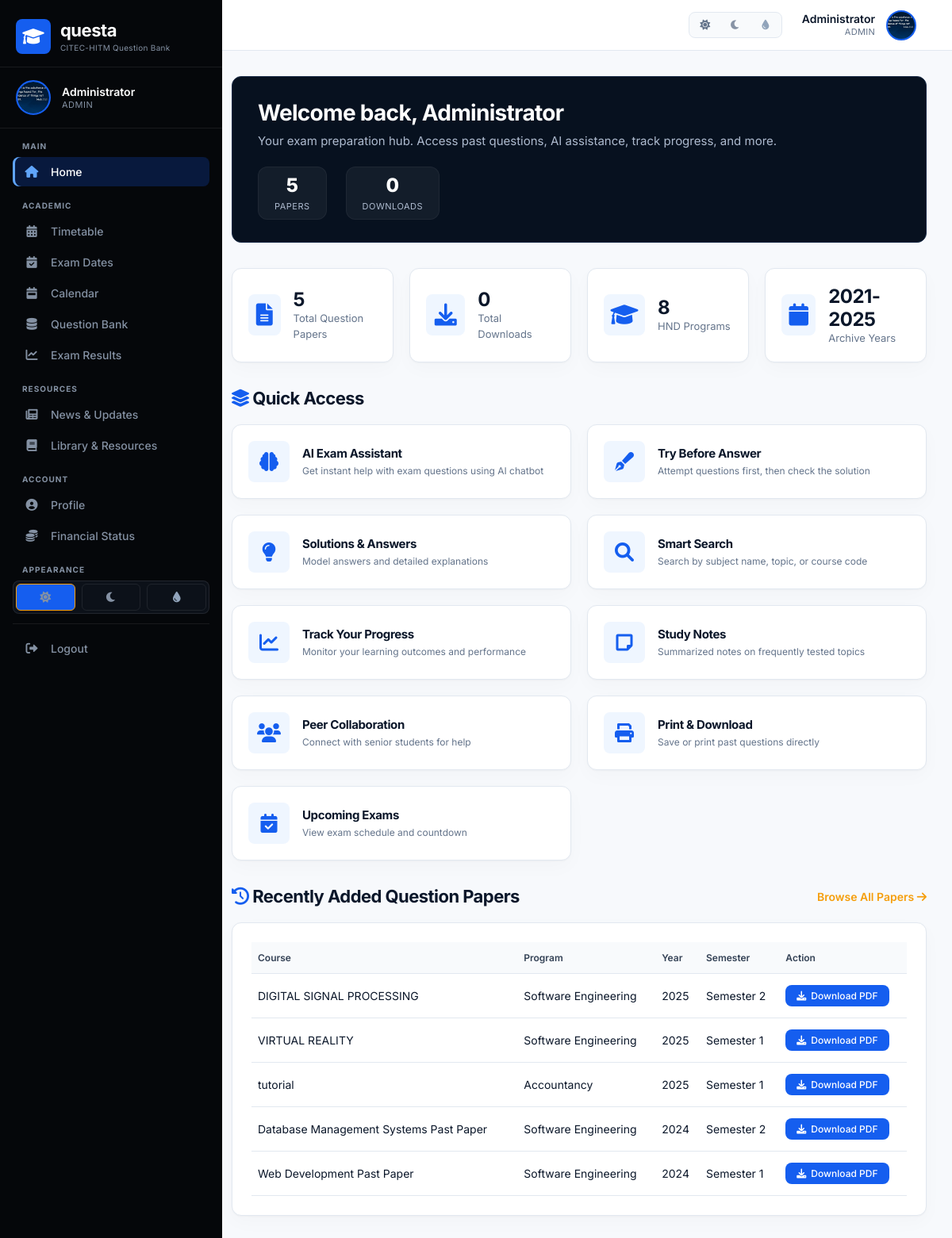
/dashboard.php (signed in), run on the app's committed database.
### tables this page shows
CREATE TABLE `users` (
  `id` int(11) NOT NULL,
  `name` varchar(100) NOT NULL,
  `email` varchar(100) NOT NULL,
  `password` varchar(255) NOT NULL,
  `role` enum('admin','lecturer','student') DEFAULT 'student',
  `matricule` varchar(50) DEFAULT NULL,
  `department_id` int(11) DEFAULT NULL,
  `avatar` varchar(255) DEFAULT NULL,
  `created_at` datetime DEFAULT current_timestamp()
);

CREATE TABLE `question_papers` (
  `id` int(11) NOT NULL,
  `title` varchar(255) NOT NULL,
  `course_id` int(11) NOT NULL,
  `year` varchar(10) NOT NULL,
  `semester` varchar(10) NOT NULL,
  `file_path` varchar(500) NOT NULL,
  `solution_file_path` varchar(500) DEFAULT NULL,
  `has_answer` tinyint(4) DEFAULT 0,
  `tags` varchar(500) DEFAULT NULL,
  `notes` text DEFAULT NULL,
  `uploaded_by` int(11) NOT NULL,
  `upload_date` datetime DEFAULT current_timestamp(),
  `downloads` int(11) DEFAULT 0
);

CREATE TABLE `departments` (
  `id` int(11) NOT NULL,
  `name` varchar(100) NOT NULL,
  `abbreviation` varchar(10) DEFAULT NULL,
  `icon` varchar(50) DEFAULT NULL
);

### includes/config.php (called while the page is built, shortened)
<?php
function getCurrentUser($pdo) {
    try {
        $stmt = $pdo->prepare("SELECT * FROM users WHERE id = ?");
        $stmt->execute([$_SESSION['user_id']]);
        return $stmt->fetch();
    } catch (PDOException $e) {
        return null;
    }
}

### dashboard.php (the view, shortened to what this page needs)
<?php
require_once 'includes/config.php';
$paperCount = $pdo->query("SELECT COUNT(*) FROM question_papers")->fetchColumn();
$downloadCount = $pdo->query("SELECT SUM(downloads) FROM question_papers")->fetchColumn();
$programCount = $pdo->query("SELECT COUNT(*) FROM departments")->fetchColumn();
$recentPapers = $pdo->query("
    SELECT qp.*, c.name as course_name, d.name as department_name
    FROM question_papers qp
    JOIN courses c ON qp.course_id = c.id
    JOIN departments d ON c.department_id = d.id
    ORDER BY qp.upload_date DESC LIMIT 5
")->fetchAll();
include 'includes/header.php';
include 'includes/sidebar.php';
?>
<div class="main-content">
    <div class="welcome-banner">
        <div class="welcome-text">
            <h1>Welcome back, <?php echo htmlspecialchars($currentUser['name']); ?></h1>
            <p>Your exam preparation hub. Access past questions, AI assistance, track progress, and more.</p>
        </div>
        <div class="welcome-stats">
            <div class="mini-stat">
                <span class="mini-number"><?php echo $paperCount ?: 0; ?></span>
                <span class="mini-label">Papers</span>
            </div>
            <div class="mini-stat">
                <span class="mini-number"><?php echo number_format($downloadCount ?: 0); ?></span>
                <span class="mini-label">Downloads</span>
            </div>
        </div>
    </div>
    <div class="stats-grid">
        <div class="stat-card">
            <div class="stat-icon" style="background: #dbeafe; color: #2563eb;">
                <i class="fas fa-file-alt"></i>
            </div>
            <div class="stat-info">
                <h3><?php echo $paperCount ?: 0; ?></h3>
                <p>Total Question Papers</p>
            </div>
        </div>
        <div class="stat-card">
            <div class="stat-icon" style="background: #d1fae5; color: #059669;">
                <i class="fas fa-download"></i>
            </div>
            <div class="stat-info">
                <h3><?php echo number_format($downloadCount ?: 0); ?></h3>
                <p>Total Downloads</p>
            </div>
        </div>
        <div class="stat-card">
            <div class="stat-icon" style="background: #fef3c7; color: #d97706;">
                <i class="fas fa-graduation-cap"></i>
            </div>
            <div class="stat-info">
                <h3><?php echo $programCount ?: 0; ?></h3>
                <p>HND Programs</p>
            </div>
        </div>
        <div class="stat-card">
            <div class="stat-icon" style="background: #fce7f3; color: #db2777;">
                <i class="fas fa-calendar"></i>
            </div>
            <div class="stat-info">
                <h3>2021-2025</h3>
                <p>Archive Years</p>
            </div>
        </div>
    </div>
    <div class="section-header">
        <h2><i class="fas fa-layer-group"></i> Quick Access</h2>
    </div>
    <div class="features-grid">
        <a href="chatbot.php" class="feature-card">
            <div class="feature-icon" style="background: #fef3c7;"><i class="fas fa-brain" style="color: #d97706;"></i></div>
            <div class="feature-content">
                <h4>AI Exam Assistant</h4>
                <p>Get instant help with exam questions using AI chatbot</p>
            </div>
        </a>
        <a href="question-bank.php" class="feature-card">
            <div class="feature-icon" style="background: #e0e7ff;"><i class="fas fa-pen-fancy" style="color: #4f46e5;"></i></div>
            <div class="feature-content">
                <h4>Try Before Answer</h4>
                <p>Attempt questions first, then check the solution</p>
            </div>
        </a>
        <a href="question-bank.php" class="feature-card">
            <div class="feature-icon" style="background: #d1fae5;"><i class="fas fa-lightbulb" style="color: #059669;"></i></div>
            <div class="feature-content">
                <h4>Solutions &amp; Answers</h4>
                <p>Model answers and detailed explanations</p>
            </div>
        </a>
        <a href="question-bank.php" class="feature-card">
            <div class="feature-icon" style="background: #fce7f3;"><i class="fas fa-search" style="color: #db2777;"></i></div>
            <div class="feature-content">
                <h4>Smart Search</h4>
                <p>Search by subject name, topic, or course code</p>
            </div>
        </a>
        <a href="#" class="feature-card">
            <div class="feature-icon" style="background: #ede9fe;"><i class="fas fa-chart-line" style="color: #7c3aed;"></i></div>
            <div class="feature-content">
                <h4>Track Your Progress</h4>
                <p>Monitor your learning outcomes and performance</p>
            </div>
        </a>
        <a href="#" class="feature-card">
            <div class="feature-icon" style="background: #fef3c7;"><i class="fas fa-sticky-note" style="color: #b45309;"></i></div>
            <div class="feature-content">
                <h4>Study Notes</h4>
                <p>Summarized notes on frequently tested topics</p>
            </div>
        </a>
        <a href="#" class="feature-card">
            <div class="feature-icon" style="background: #dbeafe;"><i class="fas fa-users" style="color: #2563eb;"></i></div>
            <div class="feature-content">
                <h4>Peer Collaboration</h4>
                <p>Connect with senior students for help</p>
            </div>
        </a>
        <a href="question-bank.php" class="feature-card">
            <div class="feature-icon" style="background: #e0e7ff;"><i class="fas fa-print" style="color: #4338ca;"></i></div>
            <div class="feature-content">
                <h4>Print &amp; Download</h4>
                <p>Save or print past questions directly</p>
            </div>
        </a>
        <a href="exam-dates.php" class="feature-card">
            <div class="feature-icon" style="background: #fee2e2;"><i class="fas fa-calendar-check" style="color: #dc2626;"></i></div>
            <div class="feature-content">
                <h4>Upcoming Exams</h4>
                <p>View exam schedule and countdown</p>
            </div>
        </a>
    </div>
    <div class="section-header">
        <h2><i class="fas fa-clock-rotate-left"></i> Recently Added Question Papers</h2>
        <a href="question-bank.php" class="view-all-link">Browse All Papers <i class="fas fa-arrow-right"></i></a>
    </div>
    <div class="recent-papers">
        <table class="data-table">
            <thead>
                <tr>
                    <th>Course</th>
                    <th>Program</th>
                    <th>Year</th>
                    <th>Semester</th>
                    <th>Action</th>
                </tr>
            </thead>
            <tbody>
                <?php if (count($recentPapers) > 0): ?>
                    <?php foreach ($recentPapers as $paper): ?>
                        <tr>
                            <td><?php echo htmlspecialchars($paper['title']); ?></td>
                            <td><?php echo htmlspecialchars($paper['department_name']); ?></td>
                            <td><?php echo $paper['year']; ?></td>
                            <td>Semester <?php echo $paper['semester']; ?></td>
                            <td>
                                <a href="<?php echo $paper['file_path']; ?>" class="download-link" target="_blank">
                                    <i class="fas fa-download"></i> Download PDF
                                </a>
                            </td>
                        </tr>
                    <?php endforeach; ?>
                <?php endif; ?>
            </tbody>
        </table>
    </div>
</div>
<?php include 'includes/footer.php'; ?>

### includes/header.php (shortened to what this page needs)
<?php
$currentUser = getCurrentUser($pdo);
$isNestedArea = strpos($_SERVER['PHP_SELF'] ?? '', '/lecturer/') !== false;
$basePath = $isNestedArea ? '../' : '';
?>
<!DOCTYPE html>
<html lang="en">
<head>
    <link rel="stylesheet" href="https://cdnjs.cloudflare.com/ajax/libs/font-awesome/6.0.0-beta3/css/all.min.css">
    <link rel="stylesheet" href="<?php echo $basePath; ?>assets/css/styles.css">
    <link rel="stylesheet" href="<?php echo $basePath; ?>assets/css/professional.css">
</head>
<body>
<div class="top-header">
    <div class="top-header-left">
        <div class="top-header-title">
            Questa <span>CITEC-HITM</span>
        </div>
    </div>
    <div class="top-header-right">
        <div class="header-theme-switcher">
            <button class="header-theme-btn" data-theme="light" onclick="setTheme('light')" title="Light theme" aria-label="Use light theme"><i class="fas fa-sun"></i></button>
            <button class="header-theme-btn" data-theme="dark" onclick="setTheme('dark')" title="Dark theme" aria-label="Use dark theme"><i class="fas fa-moon"></i></button>
            <button class="header-theme-btn" data-theme="navy" onclick="setTheme('navy')" title="Navy theme" aria-label="Use navy theme"><i class="fas fa-droplet"></i></button>
        </div>
        <a href="<?php echo $basePath; ?>profile.php" class="header-user">
            <div class="header-user-info">
                <div class="header-user-name" id="headerUserName">
                    <?php echo htmlspecialchars($currentUser['name'] ?? 'User'); ?>
                </div>
                <div class="header-user-role" id="headerUserRole">
                    <?php echo ucfirst($currentUser['role'] ?? 'student'); ?>
                </div>
            </div>
            <div class="header-avatar" id="headerAvatar">
                <?php
                $avatarPath = ltrim($currentUser['avatar'] ?? '', './');
                $avatarFile = __DIR__ . '/../' . $avatarPath;
                if ($avatarPath !== '' && file_exists($avatarFile)) {
                    echo '<img src="' . $basePath . htmlspecialchars($avatarPath) . '" alt="Profile" style="width:100%;height:100%;border-radius:50%;object-fit:cover;">';
                } else {
                    $initials = strtoupper(substr($currentUser['name'] ?? 'U', 0, 1));
                    echo $initials;
                }
                ?>
            </div>
        </a>
    </div>
</div>

### includes/sidebar.php (shortened to what this page needs)
<?php
$currentUser = getCurrentUser($pdo);
$currentPage = basename($_SERVER['PHP_SELF']);
$isNestedArea = strpos($_SERVER['PHP_SELF'] ?? '', '/lecturer/') !== false;
$basePath = $isNestedArea ? '../' : '';
?>
<div class="sidebar" id="sidebar">
    <div class="sidebar-overlay-content">
        <div class="sidebar-header">
            <div class="sidebar-logo">
                <div class="sidebar-logo-icon">
                    <i class="fas fa-graduation-cap"></i>
                </div>
                <div class="sidebar-logo-text">
                    <h2>questa</h2>
                    <p>CITEC-HITM Question Bank</p>
                </div>
            </div>
        </div>
        <div class="sidebar-profile">
            <div class="sidebar-avatar" id="sidebarAvatar">
                <?php
                $avatarPath = ltrim($currentUser['avatar'] ?? '', './');
                $avatarFile = __DIR__ . '/../' . $avatarPath;
                if ($avatarPath !== '' && file_exists($avatarFile)) {
                    echo '<img src="' . $basePath . htmlspecialchars($avatarPath) . '" alt="Profile" style="width:100%;height:100%;border-radius:50%;object-fit:cover;">';
                } else {
                    $initials = strtoupper(substr($currentUser['name'] ?? 'U', 0, 1));
                    echo $initials;
                }
                ?>
            </div>
            <div class="sidebar-profile-info">
                <span class="sidebar-profile-name" id="sidebarProfileName"><?php echo htmlspecialchars($currentUser['name'] ?? 'User'); ?></span>
                <span class="sidebar-profile-role" id="sidebarProfileRole"><?php echo ucfirst($currentUser['role'] ?? 'student'); ?></span>
            </div>
        </div>
        <div class="nav-menu">
            <div class="nav-section">Main</div>
            <a href="dashboard.php" class="nav-item <?php echo $currentPage == 'dashboard.php' ? 'active' : ''; ?>">
                <i class="fas fa-home"></i> Home
            </a>
            <div class="nav-section">Academic</div>
            <a href="<?php echo $basePath; ?>timetable.php" class="nav-item <?php echo $currentPage == 'timetable.php' ? 'active' : ''; ?>">
                <i class="fas fa-calendar-alt"></i> Timetable
            </a>
            <a href="<?php echo $basePath; ?>exam-dates.php" class="nav-item <?php echo $currentPage == 'exam-dates.php' ? 'active' : ''; ?>">
                <i class="fas fa-calendar-check"></i> Exam Dates
            </a>
            <a href="<?php echo $basePath; ?>calendar.php" class="nav-item <?php echo $currentPage == 'calendar.php' ? 'active' : ''; ?>">
                <i class="fas fa-calendar-week"></i> Calendar
            </a>
            <a href="<?php echo $basePath; ?>question-bank.php" class="nav-item <?php echo $currentPage == 'question-bank.php' ? 'active' : ''; ?>">
                <i class="fas fa-database"></i> Question Bank
            </a>
            <a href="<?php echo $basePath; ?>exam-results.php" class="nav-item <?php echo $currentPage == 'exam-results.php' ? 'active' : ''; ?>">
                <i class="fas fa-chart-line"></i> Exam Results
            </a>
            <div class="nav-section">Resources</div>
            <a href="<?php echo $basePath; ?>news.php" class="nav-item <?php echo $currentPage == 'news.php' ? 'active' : ''; ?>">
                <i class="fas fa-newspaper"></i> News &amp; Updates
            </a>
            <a href="<?php echo $basePath; ?>library.php" class="nav-item <?php echo $currentPage == 'library.php' ? 'active' : ''; ?>">
                <i class="fas fa-book"></i> Library &amp; Resources
            </a>
            <div class="nav-section">Account</div>
            <a href="<?php echo $basePath; ?>profile.php" class="nav-item <?php echo $currentPage == 'profile.php' ? 'active' : ''; ?>">
                <i class="fas fa-user-circle"></i> Profile
            </a>
            <a href="<?php echo $basePath; ?>financial-status.php" class="nav-item <?php echo $currentPage == 'financial-status.php' ? 'active' : ''; ?>">
                <i class="fas fa-coins"></i> Financial Status
            </a>
            <div class="nav-section">Appearance</div>
            <div class="theme-switcher">
                <button class="theme-btn active" data-theme="light" onclick="setTheme('light')" title="Light theme" aria-label="Use light theme"><i class="fas fa-sun"></i></button>
                <button class="theme-btn" data-theme="dark" onclick="setTheme('dark')" title="Dark theme" aria-label="Use dark theme"><i class="fas fa-moon"></i></button>
                <button class="theme-btn" data-theme="navy" onclick="setTheme('navy')" title="Navy theme" aria-label="Use navy theme"><i class="fas fa-droplet"></i></button>
            </div>
            <div class="logout-item">
                <a href="<?php echo $basePath; ?>logout.php" class="nav-item logout">
                    <i class="fas fa-sign-out-alt"></i> Logout
                </a>
            </div>
        </div>
    </div>
</div>

### data on the page
users: name "Administrator", role "ADMIN", avatar (picture)
question_papers: title "DIGITAL SIGNAL PROCESSING", departments.name "Software Engineering", year "2025", semester "2"
question_papers: title "VIRTUAL REALITY", departments.name "Software Engineering", year "2025", semester "1"
question_papers: title "tutorial", departments.name "Accountancy", year "2025", semester "1"
question_papers: title "Database Management Systems Past Paper", departments.name "Software Engineering", year "2024", semester "2"
question_papers: title "Web Development Past Paper", departments.name "Software Engineering", year "2024", semester "1"

### other printed values
$paperCount ?: 0 "5"
$downloadCount ?: 0 "0"
$programCount ?: 0 "8"
